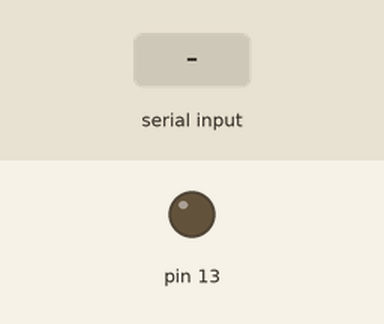
Bench run of a sketch on a simulated Arduino Uno, built with avr-gcc and run on an emulated ATmega328P. Shown: output pins drawn as LEDs (lit = HIGH). The inputs (shaded band) are chosen by the test bench.

Above: at 1.2 s.
1.3 s: "b" received over Serial
At 2.3 s:
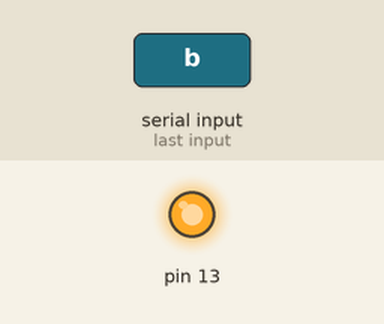
3.5 s: "a" received over Serial
At 5.0 s:
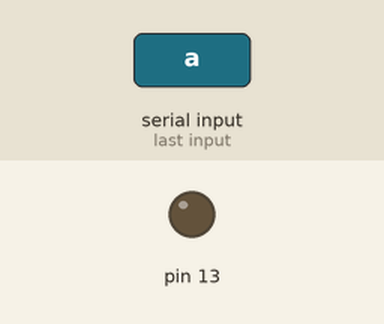
Timing chart, 0 to 6.5 s (numbered marks = the images above; inputs shaded):
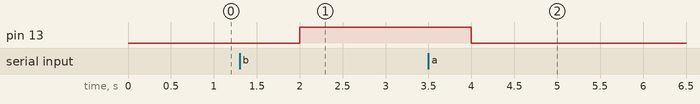

The sketch:

bluetooth_control_lamp_1.ino
```cpp
//#include <LiquidCrystal_I2C.h>
//
//LiquidCrystal_I2C lcd(0x27,16,2);
//
//byte degree[8] = {
//  0B01110,
//  0B01010,
//  0B01110,
//  0B00000,
//  0B00000,
//  0B00000,
//  0B00000,
//  0B00000
//};

char blueToothVal;           //value sent over via bluetooth
char lastValue;
//String noti;//stores last state of device (on/off)

void setup()
{
 Serial.begin(9600);
 pinMode(13,OUTPUT);
// lcd.init();
// lcd.backlight();
// lcd.createChar(1, degree);
}

void loop()
{
  if (Serial.available())
  {//if there is data being recieved
    blueToothVal=Serial.read(); //read it
  }
  if (blueToothVal=='a')
  {//if value from bluetooth serial is n
    digitalWrite(13,LOW);            //switch on LED
    if (lastValue!='a')
//      noti = "Lamp is on"; //print LED is on
//      printLCD(noti);
      lastValue=blueToothVal;
  }
  else if (blueToothVal=='b')
  {//if value from bluetooth serial is n
    digitalWrite(13,HIGH);             //turn off LED
    if (lastValue!='b')
//      noti = "Lamp is off"; //print LED is on
//      printLCD(noti);
      lastValue=blueToothVal;
  }
  delay(1000);
}

//void printLCD(String notifi) {
//  lcd.setCursor(0,0);
//  lcd.print(notifi);
//  delay(50);
////  lcd.setCursor(0,1);
////  lcd.print("Time: ");
//
//}
```

Measured:
- after the input at 1.3 s, pin 13: LOW → HIGH after 0.70 s
- after the input at 3.5 s, pin 13: HIGH → LOW after 0.50 s
